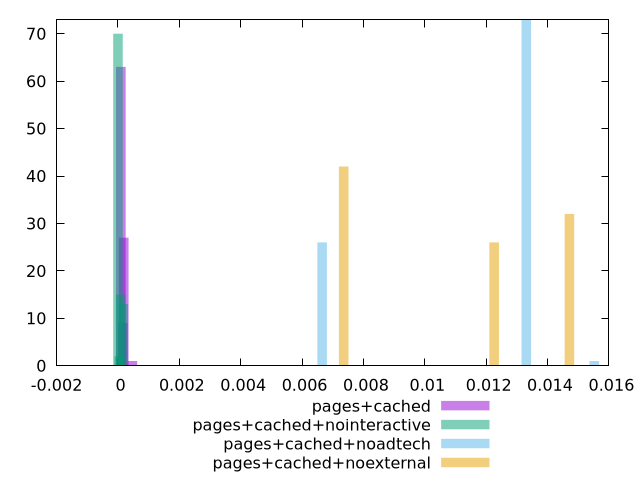

The script that saved this image:
$_pagesCached <<EOF
0.00046887492943188485 1
0.00015629164314396162 9
0.00009377498588637696 63
0.00018754997177275392 27
EOF
$_pagesCachedNointeractive <<EOF
0.00017438893188940612 13
0.00008719446594470306 15
0 70
0.00004359723297235153 2
EOF
$_pagesCachedNoadtech <<EOF
0.01330736339436541 73
0.006653681697182705 26
0.015525257293426312 1
EOF
$_pagesCachedNoexternal <<EOF
0.014713055838066681 32
0.007356527919033341 42
0.012260879865055568 26
EOF
set key outside below
set terminal pngcairo
set output "report_00005_2020-11-02T22-26-11.212Z/largest-contentful-paint/largest-contentful-paint_pages+cached_pages+cached+nointeractive_pages+cached+noadtech_pages+cached+noexternal+hist.png"
set boxwidth 0.0003105051458685262
set style fill transparent solid 0.5 noborder
set yrange [0:73]
plot $_pagesCached title "pages+cached" with boxes ,$_pagesCachedNointeractive title "pages+cached+nointeractive" with boxes ,$_pagesCachedNoadtech title "pages+cached+noadtech" with boxes ,$_pagesCachedNoexternal title "pages+cached+noexternal" with boxes ,
